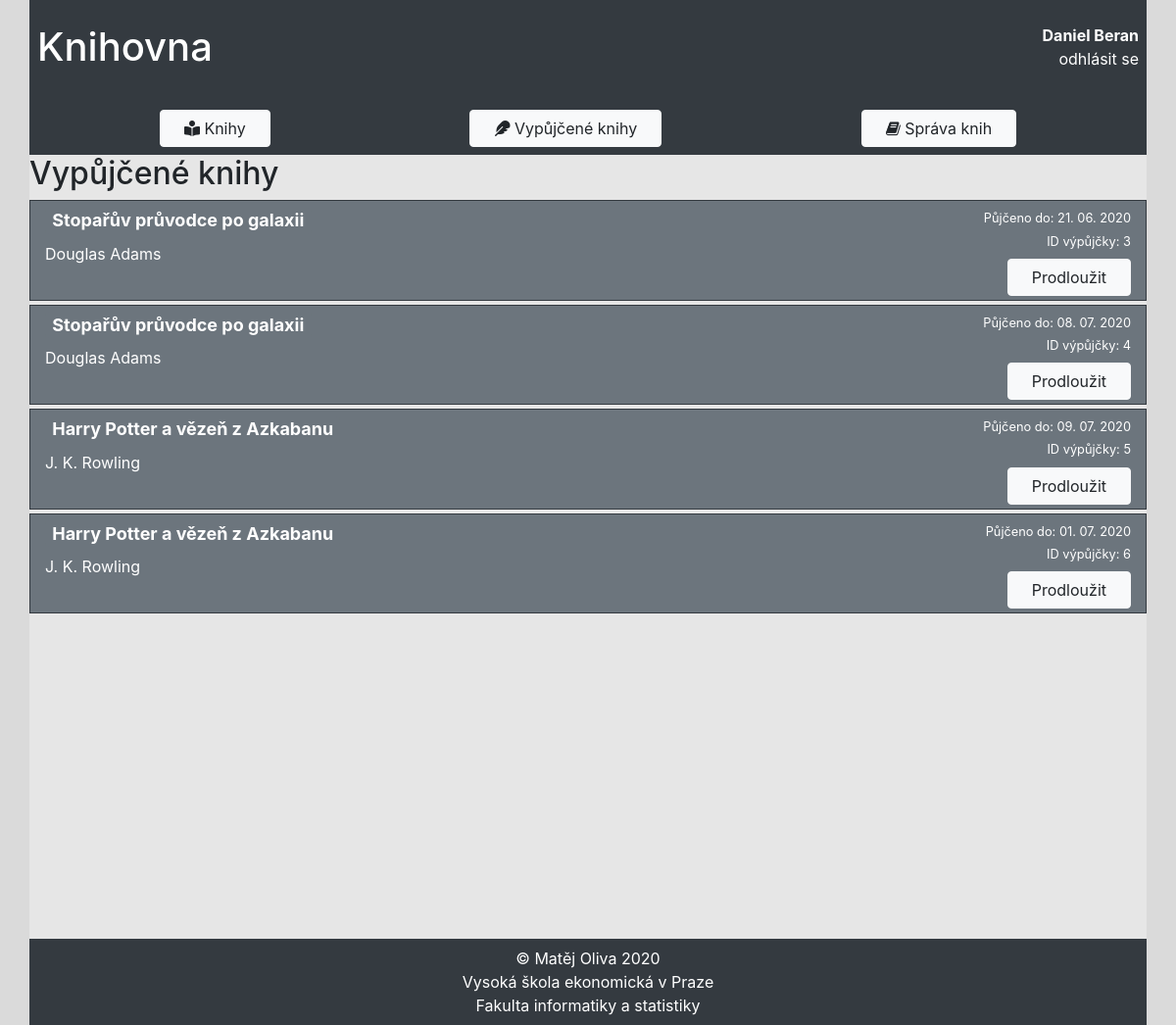
Screenshot of /loaned_books.php (signed in) with the database file from the repository.
### tables this page shows
CREATE TABLE `library_loaned_books` (
  `loan_id` int(11) NOT NULL,
  `user_id` int(11) NOT NULL,
  `book_id` int(11) NOT NULL,
  `loan_start_date` date NOT NULL,
  `loan_expire_date` date NOT NULL,
  `loan_overdue` tinyint(1) NOT NULL
);

CREATE TABLE `library_books` (
  `book_id` int(11) NOT NULL,
  `name` varchar(50) NOT NULL,
  `author` varchar(50) NOT NULL,
  `max_stock` int(11) NOT NULL,
  `borrowed` int(11) NOT NULL DEFAULT 0,
  `description` text NOT NULL
);

### loaned_books.php (the view, shortened to what this page needs)
<?php
    require_once 'include/user.php';
    $userID = $_SESSION['user_id'];
    $query = $db->prepare(
        'SELECT library_loaned_books.*, library_books.name AS book_name, library_books.author AS bookAuthor, library_loaned_books.loan_id AS loanID,
        library_loaned_books.loan_start_date AS startDate, library_loaned_books.loan_expire_date AS expDate, library_loaned_books.loan_overdue AS laon_overdue
        FROM library_loaned_books JOIN library_books USING (book_id)
        WHERE user_id = '.$userID.'
        ORDER BY loan_id ASC
    ');
    $query->execute();
    $book_list = $query->fetchAll(PDO::FETCH_ASSOC);
    include 'include/header.php';
?>
        <h2>Vypůjčené knihy</h2>
        <div class="col text-white w-100 px-0 mx-0">
        <?php
            foreach($book_list as $book){
                $originalDate = htmlspecialchars($book['expDate']);
                $expDateCZ = date("d. m. Y", strtotime($originalDate));
                echo    '<div class="row border border-dark border-strong my-1 mx-0 py-1 w-100 bg-secondary text-white">';
                echo    '  <div class="col">';
                echo    '   <h4><span class="badge badge-secondary">'.htmlspecialchars($book['book_name']).'</span></h4>';
                echo    '   <div class="align-bottom">'.nl2br(htmlspecialchars($book['bookAuthor'])).'</div>';
                echo    '  </div>';
                echo    '  <div class="col text-right">';
                echo    '   <div class="small mt-1">';
                echo    '   Půjčeno do: '.htmlspecialchars($expDateCZ).'';
                echo    '   </div>';
                echo    '   <div class="small mt-1">';
                echo    '   ID výpůjčky: '.htmlspecialchars($book['loanID']).'';
                echo    '   </div>';
                echo    '   <div class="small mt-1">';
                echo    '   <div class="mt-2"><a href="reservation_form.php" class="btn btn-light px-4">Prodloužit</a></div>';
                echo    '   </div>';
                echo    '  </div>';
                echo    '</div>';
            }
        ?>
        </div>
<?php
    include 'include/footer.php';
?>

### include/header.php (shortened to what this page needs)
<!DOCTYPE html>
<html lang="cs">
    <head>
        <link rel="stylesheet" href="https://maxcdn.bootstrapcdn.com/font-awesome/4.7.0/css/font-awesome.min.css">
        <link rel="stylesheet" href="https://stackpath.bootstrapcdn.com/bootstrap/4.5.0/css/bootstrap.min.css">
        <link rel="stylesheet" href="./assets/css/main.css">
    </head>
    <body>
        <header class="container bg-dark">
          <div class="row">
            <h1 class="col text-white py-4 px-2"><a class="text-white no_underline" href="./index.php">Knihovna</a></h1>
            <?php
            echo '<div class="col py-4 px-2 text-right">';
            if(!empty($_SESSION['user_id'])){
              echo '<div>';
              echo '<strong class="text-white">'.htmlspecialchars($_SESSION['user_name']).'</strong>';
              echo '</div>';
              echo '<div>';
              echo '<a href="logout.php" class="text-white">odhlásit se</a>';
              echo '</div>';
            }else{
                echo '<a href="login.php" class="text-white">přihlásit se</a>';
            }
            echo '</div>';
            ?>
          </div>
          <nav class="navbar navbar-expand-lg navbar-dark bg-dark d-flex justify-content-around">
                  <a id="nav-book-list" class="btn btn-light px-4" href="book_list.php">
                    <span class="fa fa-book-reader"></span>
                    Knihy
                  </a>
                  <?php
                    if(!empty($_SESSION['user_id'])){
                      echo '<a id="nav-plan" class="btn btn-light px-4" href="./loaned_books.php">
                      <span class="fa fa-feather"></span>
                      Vypůjčené knihy
                    </a>
                    <a id="nav-book-edit" class="btn btn-light px-4" href="books_edit.php">
                      <span class="fa fa-book"></span>
                      Správa knih
                    </a>';
                    };
                  ?>
          </nav>
        </header>
        <main class="container px-0">

### include/footer.php (shortened to what this page needs)
    </main>
    <footer class="bg-dark text-white text-center py-2 container">
    &copy;&nbsp;Matěj&nbsp;Oliva&nbsp;2020
    <br>Vysoká škola ekonomická v Praze
    <br>Fakulta informatiky a statistiky
    </footer>
  </body>
</html>

### assets/css/main.css (style rules this page uses)
* { box-sizing: border-box; }
html, body { background-color: rgb(218, 218, 218); height: 100%; }
main { background-color: rgb(230, 230, 230); min-height: 100%; }

### rows the page displays
library_loaned_books: book.name "Stopařův průvodce po galaxii", book.author "Douglas Adams", loan_expire_date "21. 06. 2020", loan_id "3"
library_loaned_books: book.name "Stopařův průvodce po galaxii", book.author "Douglas Adams", loan_expire_date "08. 07. 2020", loan_id "4"
library_loaned_books: book.name "Harry Potter a vězeň z Azkabanu", book.author "J. K. Rowling", loan_expire_date "09. 07. 2020", loan_id "5"
library_loaned_books: book.name "Harry Potter a vězeň z Azkabanu", book.author "J. K. Rowling", loan_expire_date "01. 07. 2020", loan_id "6"

### other values shown
$_SESSION['user_name'] "Daniel Beran"
